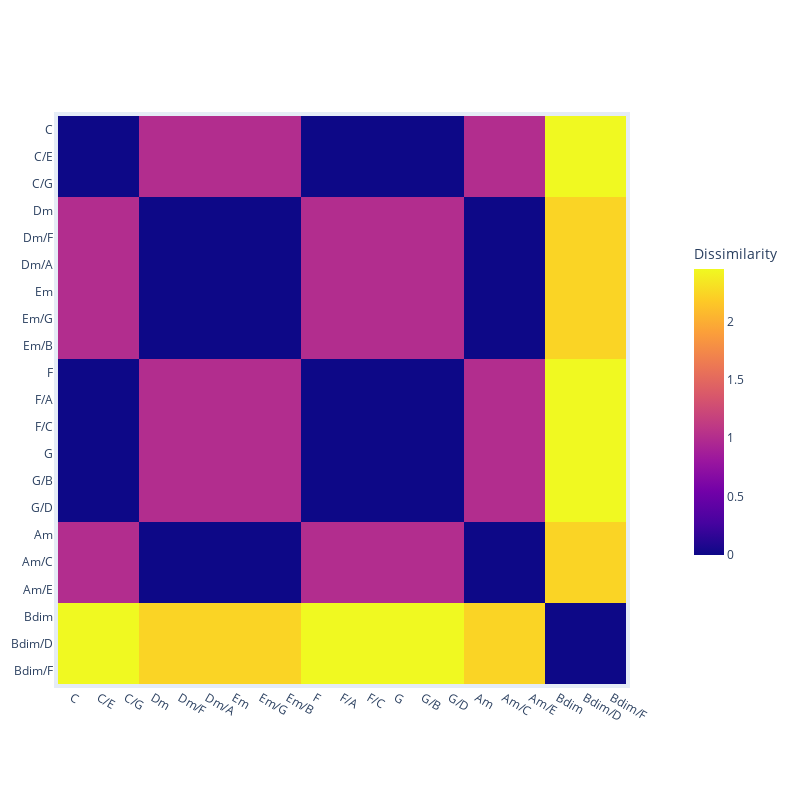

The cell this chart's notebook holds for it:
### Markdown cell above
# Acordes transpuestos a cero: estructura e intervalos clasicos

### Code cell
vector_encoding = [
    results_structure[chord_id]['feature_vector'] + results_intervals_theory[chord_id]['feature_vector']
    for chord_id in results_intervals_theory.keys()
]

print(vector_encoding)
# Realiza MDS en los datos
vector_encoding_mds,matrix = perform_mds(vector_encoding)
cg.plot_chords_with_selection(vector_encoding_mds,matrix, chord_ids, results_intervals_theory,True )

### Figure 1 — Plotly figure (JSON) as saved in the notebook; plotly's stock layout.template omitted (floating-point values rounded to 4 significant figures; data arrays with more than 128 entries replaced by an {"elided": "..."} marker saying what was removed)
{"data": [{"coloraxis": "coloraxis", "hovertemplate": "x: %{x}<br>y: %{y}<br>Dissimilarity: %{z}<extra></extra>", "name": "0", "type": "heatmap", "x": ["C", "C/E", "C/G", "Dm", "Dm/F", "Dm/A", "Em", "Em/G", "Em/B", "F", "F/A", "F/C", "G", "G/B", "G/D", "Am", "Am/C", "Am/E", "Bdim", "Bdim/D", "Bdim/F"], "xaxis": "x", "y": ["C", "C/E", "C/G", "Dm", "Dm/F", "Dm/A", "Em", "Em/G", "Em/B", "F", "F/A", "F/C", "G", "G/B", "G/D", "Am", "Am/C", "Am/E", "Bdim", "Bdim/D", "Bdim/F"], "yaxis": "y", "z": {"elided": "21x21 float values"}}], "layout": {"autosize": false, "coloraxis": {"colorbar": {"len": 0.55, "title": {"text": "Dissimilarity"}, "x": 1.1}, "colorscale": [[0, "#0d0887"], [0.1111, "#46039f"], [0.2222, "#7201a8"], [0.3333, "#9c179e"], [0.4444, "#bd3786"], [0.5556, "#d8576b"], [0.6667, "#ed7953"], [0.7778, "#fb9f3a"], [0.8889, "#fdca26"], [1, "#f0f921"]]}, "height": 800, "margin": {"b": 100, "l": 50, "pad": 4, "r": 50, "t": 100}, "width": 800, "xaxis": {"anchor": "y", "constrain": "domain", "domain": [0, 1], "scaleanchor": "y"}, "yaxis": {"anchor": "x", "autorange": "reversed", "constrain": "domain", "domain": [0, 1]}}}
